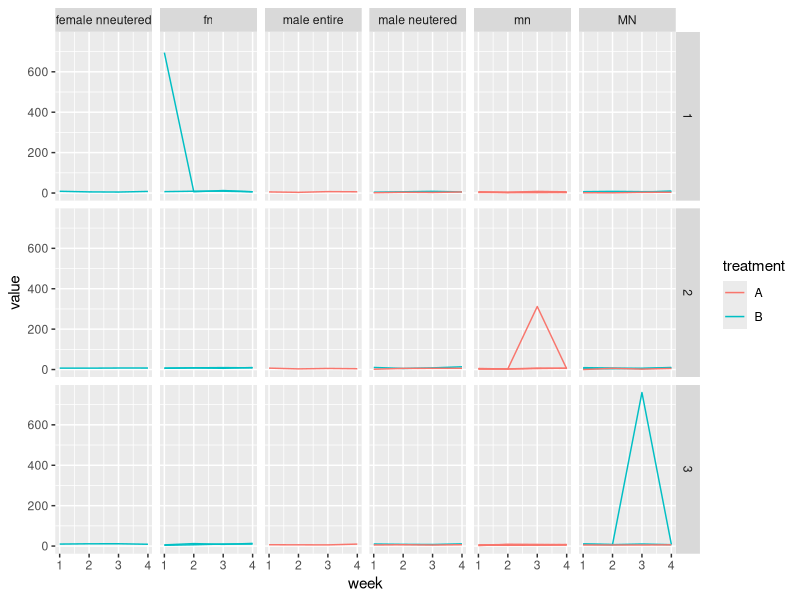

The R script that drew this image:
# make some data foe my R and Excel talk

library(tidyverse)

N = 12
n_weeks = 4
n_reps = 3
n_silly = 3

set.seed(1)

dat <- tibble(subject = 1:N,
              sex = sample(c("mn", "fn", "MN", "female nneutered", "male neutered", "male entire"), N, replace = TRUE),
              age = sample(c(1:12, "6 months", "9 months"), N, replace = TRUE),
              treatment = rep(c("A", "B"), times = N/2),
              dummy= 1) %>% 
  inner_join(expand.grid(week = 1:n_weeks, rep = 1:n_reps) %>% mutate(dummy = 1)) %>% 
  dplyr::select(- dummy) %>% 
  mutate(value = sqrt(week * 2) + grepl("n", sex) + (treatment == "B") * 3 + rnorm(N * n_reps * n_weeks, rep , 2),
         value = round(value, 2),
         row = 1:n()) %>% 
  mutate(value = case_when(row %in% c(sample(1:n(), n_silly)) ~ value * 100,
                           TRUE ~ value))

  
  
ggplot(dat, aes(x = week, y = value, group = paste(subject, rep), colour = treatment)) +
  geom_line() +
  facet_grid(rep ~ sex)

dat <- dat %>%
  mutate(week = paste0("week ", week)) %>% 
  spread(week, value, ) %>% 

write_csv("ians-drug-trial_biochemistry-results_20171020.xlsx")
